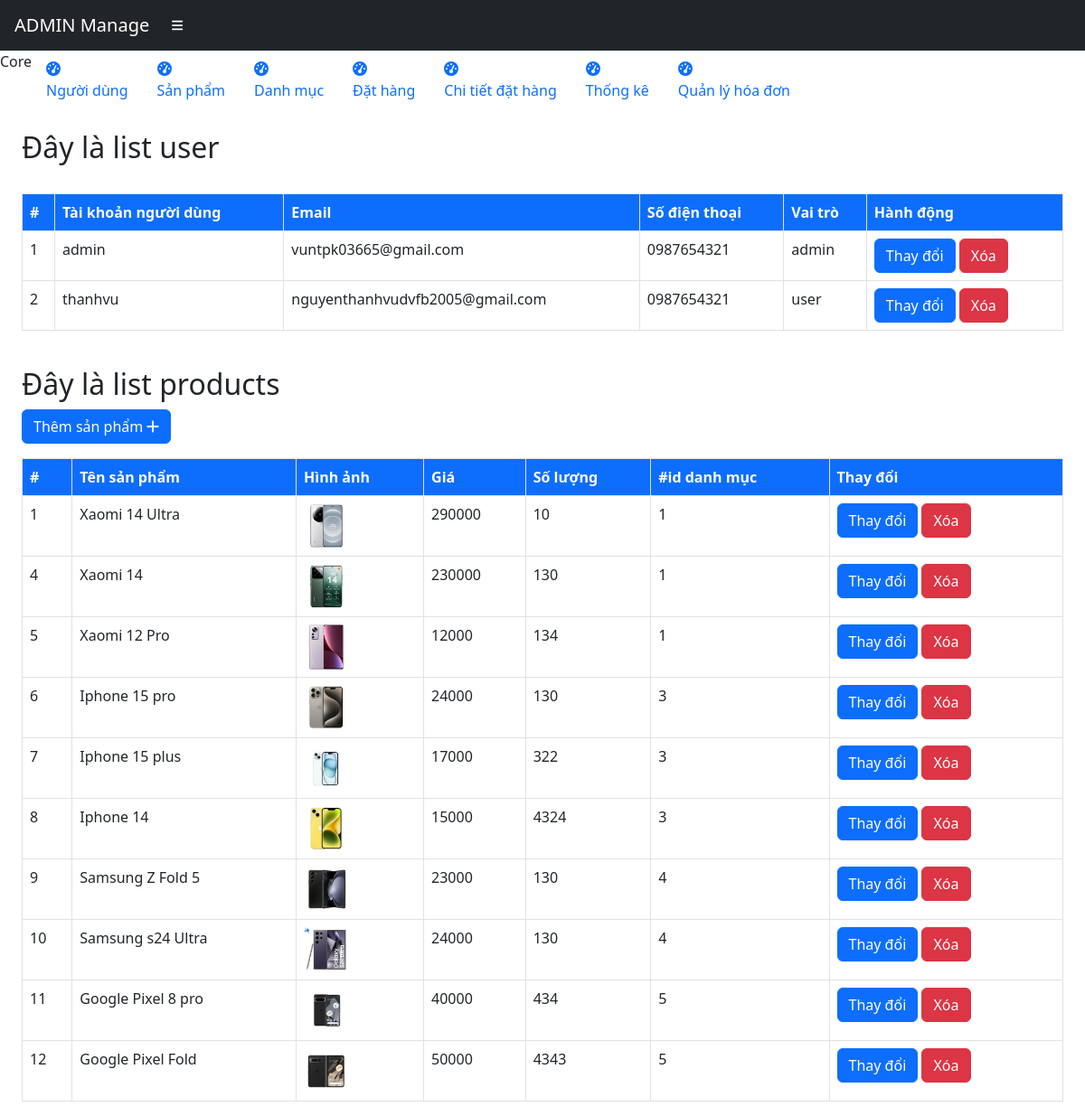
/admin/products/index.php, run on the app's committed database.
### tables this page shows
CREATE TABLE `user` (
  `id` int(11) NOT NULL,
  `username` varchar(100) NOT NULL,
  `email` varchar(255) NOT NULL,
  `phone` varchar(15) NOT NULL,
  `password` varchar(255) NOT NULL,
  `role` varchar(50) NOT NULL,
  `fullname` varchar(255) DEFAULT NULL,
  `address` text DEFAULT NULL,
  `reset_token` varchar(255) DEFAULT NULL,
  `reset_token_expires` datetime DEFAULT NULL
);

CREATE TABLE `product` (
  `id` int(11) NOT NULL,
  `name` varchar(255) NOT NULL,
  `price` decimal(50,0) NOT NULL,
  `image` varchar(255) NOT NULL,
  `quantity` int(11) NOT NULL,
  `description` text NOT NULL,
  `category_id` int(11) DEFAULT NULL
);

### config/DBUntil.php (called while the page is built, shortened)
<?php
include "config.php";
class DBUntil
{
     private $connection = null;
     function __construct()
     {
          $db = new Database(HOST, USERNAME, PASSWORD, DB_NAME);
          $this->connection = $db->getConnection();
     }
     public function select($sql, $params = [])
     {
          $stmt = $this->connection->prepare($sql);
          $stmt->execute($params);
          $stmt->setFetchMode(PDO::FETCH_ASSOC);
          return $stmt->fetchAll();
     }
}

### config/config.php (called while the page is built, shortened)
<?php
class Database
{
     private $host;
     private $username;
     private $password;
     private $dbname;
     public function __construct($host, $username, $password, $dbname)
     {
          $this->host = $host;
          $this->password = $password;
          $this->username = $username;
          $this->dbname = $dbname;
     }
     public function getConnection()
     {
          try {
               $url = "mysql:host=" . $this->host . ";dbname=" . $this->dbname . ";username=" . $this->username . "";
               $this->connection = new PDO($url, $this->username, $this->password);
               $this->connection->setAttribute(PDO::ATTR_ERRMODE, PDO::ERRMODE_EXCEPTION);
               return $this->connection;
          } catch (\Exception $e) {
               echo "Error: " . $e->getMessage();
               return null;
          }
     }
}

### admin/products/list.php (the view)
<div id="layoutSidenav_content">
     <main>
          <div class="container-fluid px-4">
               <br>
               <h2>Đây là list products</h2>
               <a href="./index.php?view=add-product" class="btn btn-primary mb-3">Thêm sản phẩm <i class="fas fa-plus"></i></a>
               <br>
               <table class="table table-bordered">
                    <thead>
                         <tr class="bg-primary text-white">
                              <th>#</th>
                              <th>Tên sản phẩm</th>
                              <th>Hình ảnh</th>
                              <th>Giá</th>
                              <th>Số lượng</th>
                              <th>#id danh mục</th>
                              <th>Thay đổi</th>
                         </tr>
                    </thead>
                    <tbody>
                         <?php
                         include_once "../config/DBUntil.php";
                         $db = new DBUntil();
                         $users = $db->select("SELECT * FROM product");
                         foreach ($users as $user) {
                              echo "<tr>";
                              echo "<td>" . $user['id'] . "</td>";
                              echo "<td>" . $user['name'] . "</td>";
                              echo "<td><img src='products/uploads/" . $user['image'] . "' width='50' alt=''></td>";
                              echo "<td>" . $user['price'] . "</td>";
                              echo "<td>" . $user['quantity'] . "</td>";
                              echo "<td>" . $user['category_id'] . "</td>";
                              echo "<td>
                              <a class='btn btn-primary' href='index.php?view=update-product&id=" . $user['id'] . "'>Thay đổi</a>
                              <a class='btn btn-danger' href='index.php?view=delete-product&id=" . $user['id'] . "'>Xóa</a>
                              </td>";
                              echo "</tr>";
                         }
                         ?>
                    </tbody>
               </table>
          </div>
     </main>
</div>

### admin/users/list-user.php
<div id="layoutSidenav_content">
     <main>
          <div class="container-fluid px-4">
               <br>
               <h2>Đây là list user</h2>
               <br>
               <table class="table table-bordered">
                    <thead>
                         <tr class="bg-primary text-white">
                              <th>#</th>
                              <th>Tài khoản người dùng</th>
                              <th>Email</th>
                              <th>Số điện thoại</th>
                              <th>Vai trò</th>
                              <th>Hành động</th>
                         </tr>
                    </thead>
                    <tbody>
                         <?php
                         include_once "../config/DBUntil.php";
                         $db = new DBUntil();
                         $users = $db->select("SELECT * FROM user");
                         foreach ($users as $user) {
                              echo "<tr>";
                              echo "<td>" . $user['id'] . "</td>";
                              echo "<td>" . $user['username'] . "</td>";
                              echo "<td>" . $user['email'] . "</td>";
                              echo "<td>" . $user['phone'] . "</td>";
                              echo "<td>" . $user['role'] . "</td>";
                              echo "<td>
                              <a class='btn btn-primary' href='index.php?view=update-user&id=" . $user['id'] . "'>Thay đổi</a>
                              <a class='btn btn-danger' href='index.php?view=delete-user&id=" . $user['id'] . "'>Xóa</a>
                              </td>";
                              echo "</tr>";
                         }
                         ?>
                    </tbody>
               </table>
          </div>
     </main>
</div>

### data on the page
user: id "1", username "admin", email "vuntpk03665@gmail.com", phone "0987654321", role "admin"
user: id "2", username "thanhvu", email "nguyenthanhvudvfb2005@gmail.com", phone "0987654321", role "user"
product: id "1", name "Xaomi 14 Ultra", image (picture), price "290000", quantity "10", category "1"
product: id "4", name "Xaomi 14", image (picture), price "230000", quantity "130", category "1"
product: id "5", name "Xaomi 12 Pro", image (picture), price "12000", quantity "134", category "1"
product: id "6", name "Iphone 15 pro", image (picture), price "24000", quantity "130", category "3"
product: id "7", name "Iphone 15 plus", image (picture), price "17000", quantity "322", category "3"
product: id "8", name "Iphone 14", image (picture), price "15000", quantity "4324", category "3"
product: id "9", name "Samsung Z Fold 5", image (picture), price "23000", quantity "130", category "4"
product: id "10", name "Samsung s24 Ultra", image (picture), price "24000", quantity "130", category "4"
product: id "11", name "Google Pixel 8 pro", image (picture), price "40000", quantity "434", category "5"
product: id "12", name "Google Pixel Fold", image (picture), price "50000", quantity "4343", category "5"
